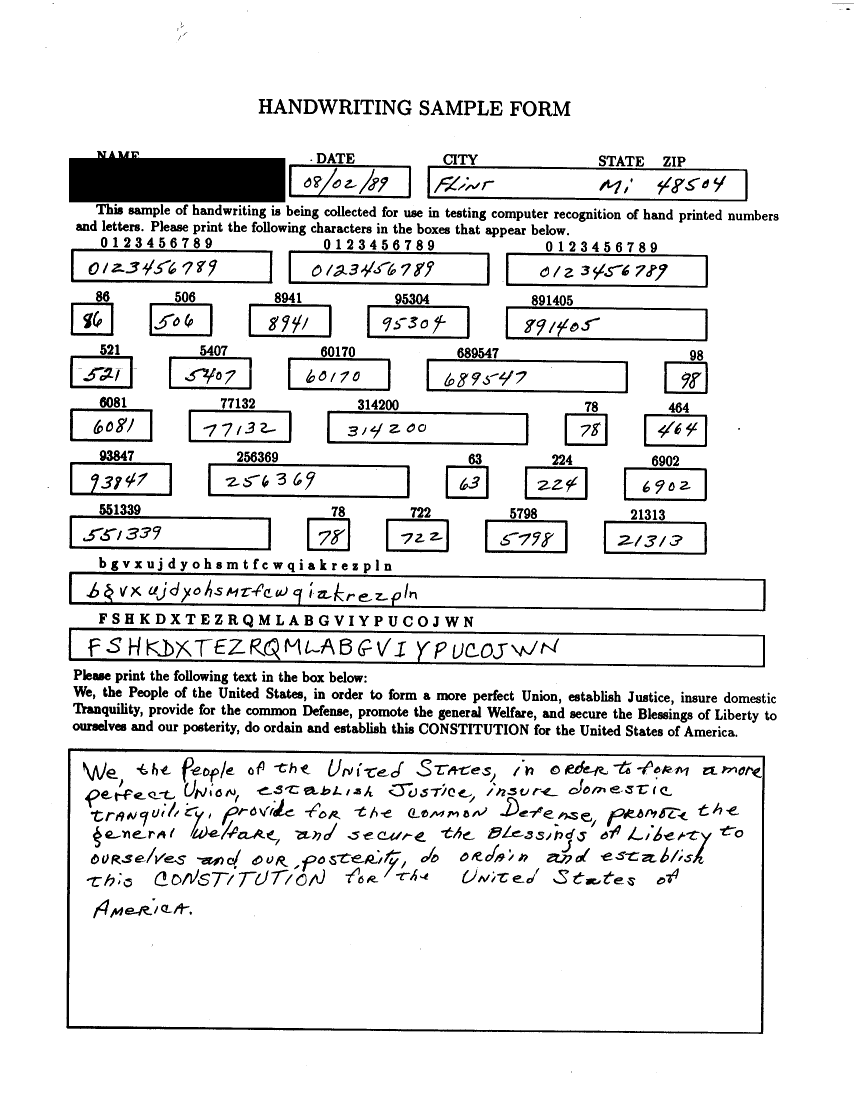
#> input picture img/hsf.png, 2560 x 3300 px (shown at 1/3 size); its folder holds only this picture in this run
$ python -i nist2datasets.py   (imports and definitions only)
#> lines starting #> are read from the running program, lines starting #| are printed output that depends on the picture; after the words box and inside, x2 and y2 are one past the last pixel; in counts of white or black regions, pixels touching at a corner belong together
### write_ocr/image_tools.py
"""
常用的图片处理相关工具类
包括：
1、预处理图片：二值化、开运算、寻找边框
2、对整张进行按行切割
3、对单行图片进行按列切割
4、处理单个字符，形成固定大小的图片
"""
from debug_tool import show_img
import cv2
import numpy as np
import random

is_debug = False

#   ===预处理图片:读入并形成寻找边框后的二值化图片============
# [100 lines left out: functions img_pre, img2rows, img2cols, not called in this run]

#  对拆分的单个字符进行细化处理，裁剪成标准固定大小
def regular_size(binary_img, SIZE=28):
    # 边框法切分字符
    if np.sum(binary_img) > 0:
        x, y, w, h = cv2.boundingRect(binary_img)
        (img_h, img_w) = binary_img.shape[:2]
        left = max(0, x-1)
        top = max(0, y-1)
        right = min(img_w, x+w+1)
        bottom = min(img_h, y+h+1)
        bn_new = binary_img[top:bottom, left:right]
    else:
        bn_new = binary_img

    # 字符尺寸缩放至固定大小
    scale = min(SIZE/w, SIZE/h)
    random_s = random.uniform(0.55, 0.90)
    new_w = int(w*scale*random_s)
    new_h = int(h*scale*random_s)
    resized_img = cv2.resize(bn_new, (new_w, new_h))
    background = np.zeros((SIZE, SIZE), dtype=np.uint8)
    start_x = (SIZE - new_w) // 2
    start_y = (SIZE - new_h) // 2
    background[start_y:start_y+new_h, start_x:start_x+new_w] = resized_img

    return background

### write_ocr/nist2datasets.py
# %%

from debug_tool import show_img
from image_tools import regular_size
import cv2
import os
import shutil
from random import sample
import random

# nist数据集转为黑底白字图片
def nist2img(img_path):
    # img_path = "datasets2/4a/4A_00000.png"
#> called with img_path = '../img/hsf.png'
    image = cv2.imread(img_path)
#> image is the input picture: shape (3300, 2560, 3); 90.8% white; 1247 black regions (97 under 20 px), largest, box (x1, y1, x2, y2) and area: (207, 452, 856, 607) 87684, (199, 2245, 2295, 3102) 37287, (207, 1715, 2297, 1834) 28335
    # show_img(image,  is_gray=False)
    gray = cv2.cvtColor(image, cv2.COLOR_BGR2GRAY)
    thresh = cv2.threshold(gray, 0, 255, cv2.THRESH_BINARY | cv2.THRESH_OTSU)[1]
    thresh2 = cv2.bitwise_not(thresh)
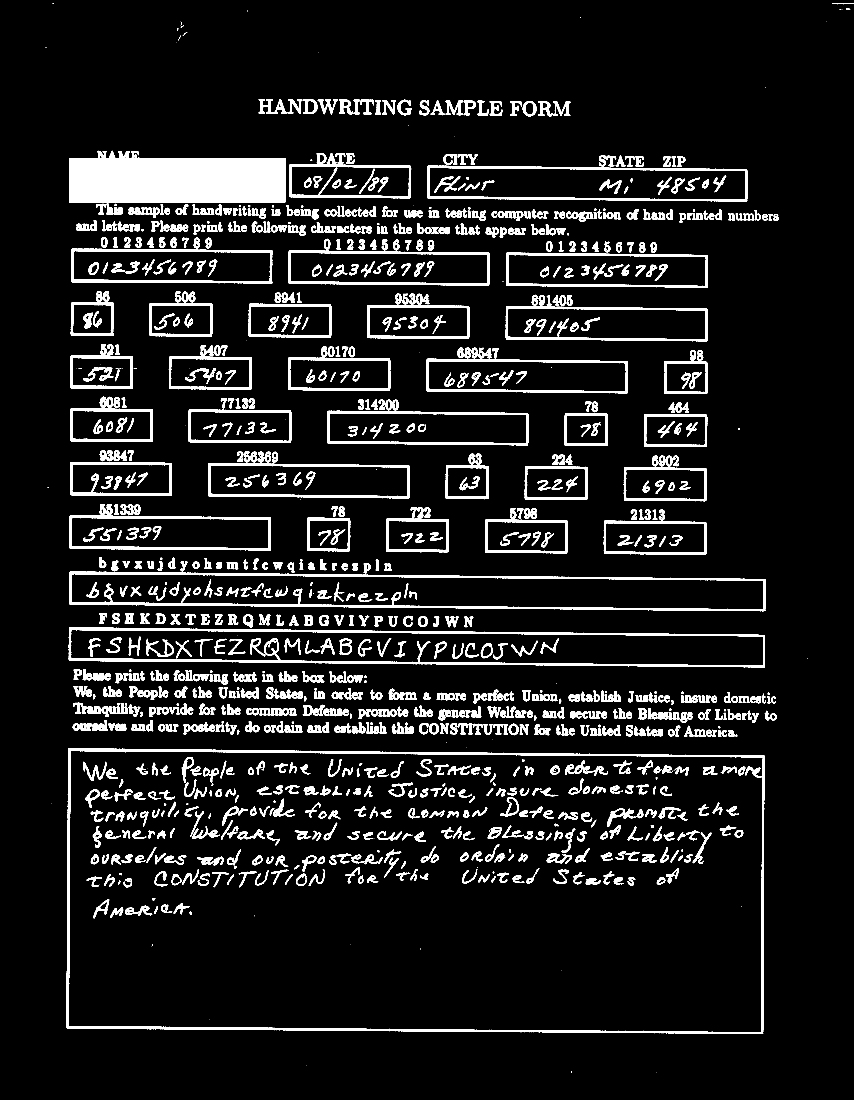
#> thresh2: shape (3300, 2560) (shown at 1/3 size); 9.2% white; 1247 white regions (97 under 20 px), largest, box (x1, y1, x2, y2) and area: (207, 452, 856, 607) 87684, (199, 2245, 2295, 3102) 37287, (207, 1715, 2297, 1834) 28335
    # show_img(thresh2)
    x, y, img_w, img_h = cv2.boundingRect(thresh2)  # 找边框
#> x = 137; y = 9; img_w = 2423; img_h = 3209
    left, top, right, bottom = x, y, x+img_w, y+img_h
#> left = 137; top = 9; right = 2560; bottom = 3218
    bound_thresh = thresh2[top:bottom, left:right]
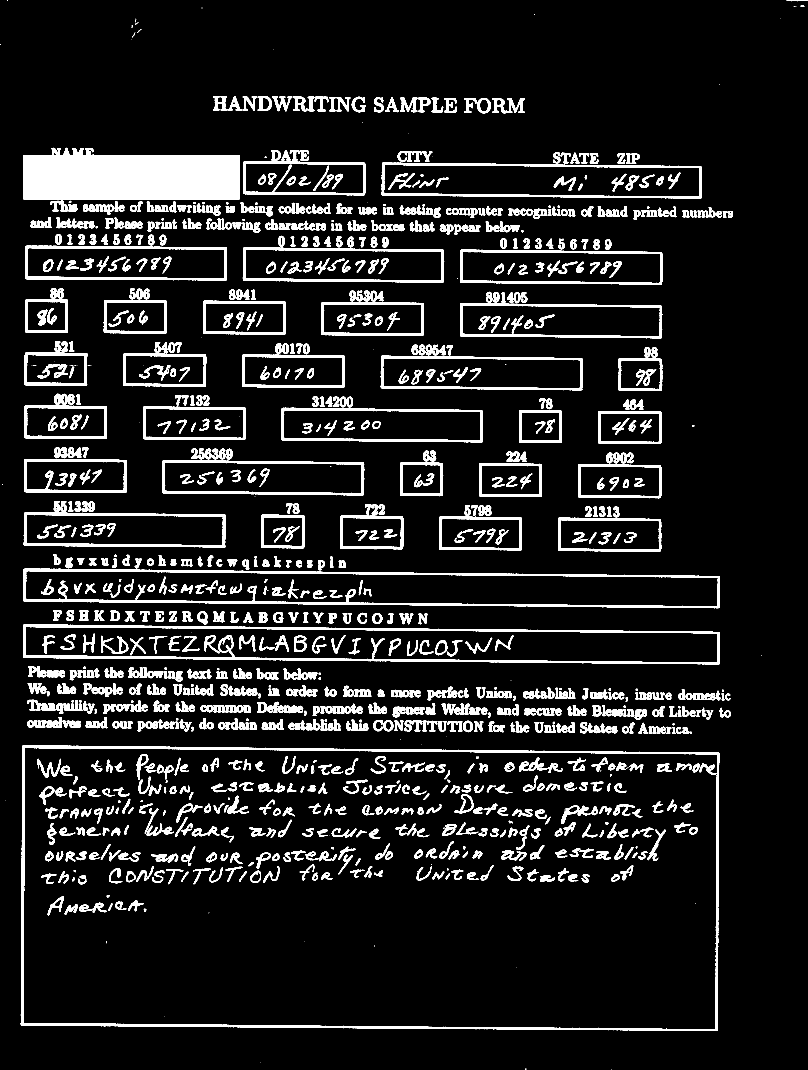
#> bound_thresh: shape (3209, 2423) (shown at 1/3 size); 10% white; 1247 white regions (97 under 20 px), largest, box (x1, y1, x2, y2) and area: (70, 443, 719, 598) 87684, (62, 2236, 2158, 3093) 37287, (70, 1706, 2160, 1825) 28335
    # show_img(bound_thresh)
    bound = regular_size(bound_thresh)
#> in regular_size, `x, y, w, h = cv2.boundingRect(binary_img)`: x = 0; w = 2423; h = 3209
#> in regular_size, `left = max(0, x-1)`: left = 0
#> in regular_size, `right = min(img_w, x+w+1)`: right = 2423
#> in regular_size, `bottom = min(img_h, y+h+1)`: bottom = 3209
#> in regular_size, `scale = min(SIZE/w, SIZE/h)`: scale = 0.00873
#> in regular_size, `new_w = int(w*scale*random_s)`: new_w = 17
#> in regular_size, `new_h = int(h*scale*random_s)`: new_h = 23
#> in regular_size, `start_x = (SIZE - new_w) // 2`: start_x = 5
#> in regular_size, `start_y = (SIZE - new_h) // 2`: start_y = 2
#> in regular_size, `background[start_y:start_y+new_h, start_x:start_x+new_w] = resized_img`:
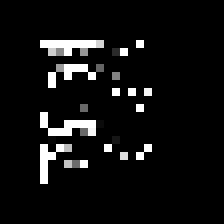
#> background: shape (28, 28) (shown 8 times larger); min 0, max 255, mean 16.3
    # show_img(bound)
    return bound

# %%
# [1 line not run here, left out]
origin_dataset_dir = "/Users/mac/Desktop/by_class"
dataset_dir = "datasets/char_train"
# [26 lines not run here, left out]
    # break
# %%
train_dataset_dir = 'datasets/char_train'
valid_dataset_dir = 'datasets/char_valid'
validation_ratio = 0.15

# [22 lines not run here, left out]
# %%

>>> result = nist2img('../img/hsf.png')
